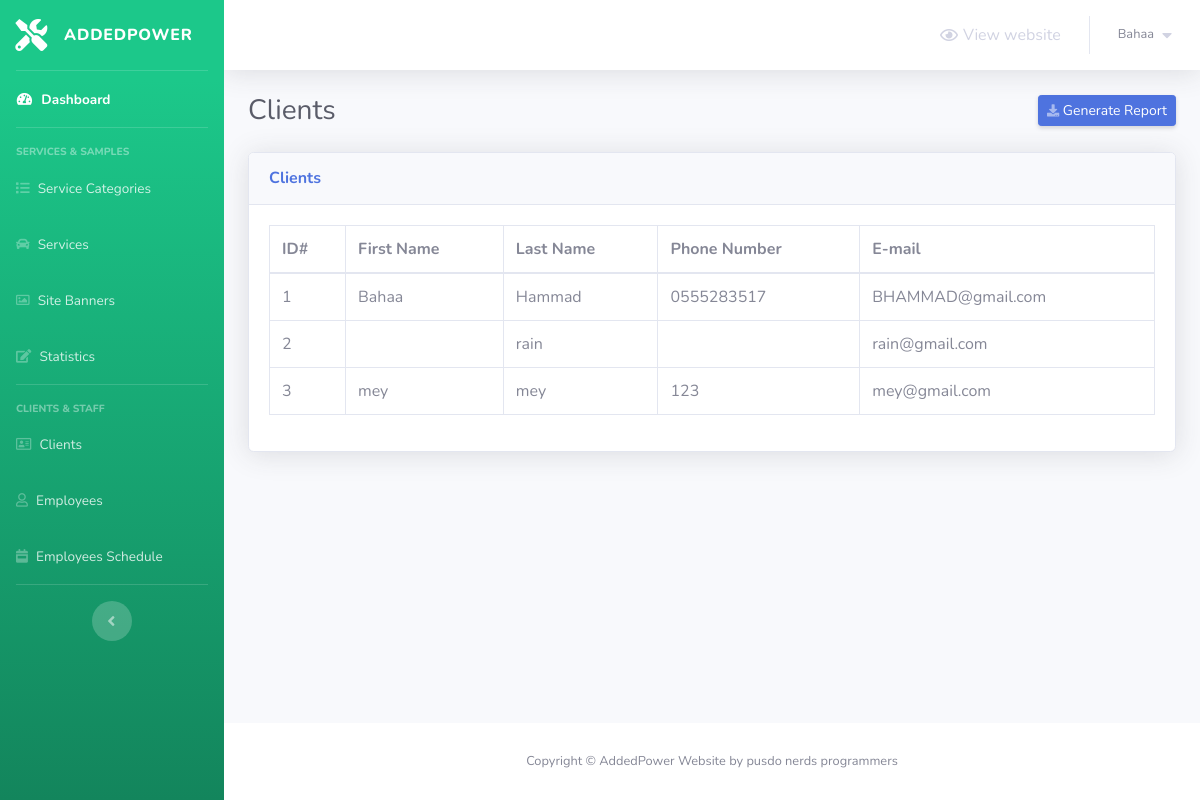
Screenshot of /admin/clients.php (signed in) with the database file from the repository.
### tables this page shows
CREATE TABLE `clients` (
  `client_id` int(5) NOT NULL,
  `first_name` varchar(30) NOT NULL,
  `last_name` varchar(30) NOT NULL,
  `phone_number` varchar(30) NOT NULL,
  `client_email` varchar(50) NOT NULL
);

### admin/clients.php (the view, shortened to what this page needs)
<?php
    include 'connect.php';
    include 'Includes/templates/header.php';
    if(isset($_SESSION['adminUsername']) && isset($_SESSION['adminPwd']))
    {
?>
        <div class="container-fluid">
            <div class="d-sm-flex align-items-center justify-content-between mb-4">
                <h1 class="h3 mb-0 text-gray-800">Clients</h1>
                <a href="#" class="d-none d-sm-inline-block btn btn-sm btn-primary shadow-sm">
                    <i class="fas fa-download fa-sm text-white-50"></i>
                    Generate Report
                </a>
            </div>
            <?php
                $stmt = $con->prepare("SELECT * FROM clients");
                $stmt->execute();
                $rows_clients = $stmt->fetchAll();
            ?>
            <div class="card shadow mb-4">
                <div class="card-header py-3">
                    <h6 class="m-0 font-weight-bold text-primary">Clients</h6>
                </div>
                <div class="card-body">
                    <div class="table-responsive">
                        <table class="table table-bordered">
                            <thead>
                                <tr>
                                    <th scope="col">ID#</th>
                                    <th scope="col">First Name</th>
                                    <th scope="col">Last Name</th>
                                    <th scope="col">Phone Number</th>
                                    <th scope="col">E-mail</th>
                                </tr>
                            </thead>
                            <tbody>
                                <?php
                                    foreach($rows_clients as $client)
                                    {
                                        echo "<tr>";
                                            echo "<td>";
                                                echo $client['client_id'];
                                            echo "</td>";
                                            echo "<td>";
                                                echo $client['first_name'];
                                            echo "</td>";
                                            echo "<td>";
                                                echo $client['last_name'];
                                            echo "</td>";
                                            echo "<td>";
                                                echo $client['phone_number'];
                                            echo "</td>";
                                            echo "<td>";
                                                echo $client['client_email'];
                                            echo "</td>";
                                        echo "</tr>";
                                    }
                                ?>
                            </tbody>
                        </table>
                    </div>
                </div>
            </div>
        </div>
<?php
        include 'Includes/templates/footer.php';
    }
    else
    {
        header('Location: login.php');
        exit();
    }
?>

### rows the page displays
clients: client_id "1", first_name "Bahaa", last_name "Hammad", phone_number "0555283517", client_email "BHAMMAD@gmail.com"
clients: client_id "2", last_name "rain", client_email "rain@gmail.com"
clients: client_id "3", first_name "mey", last_name "mey", phone_number "123", client_email "mey@gmail.com"

### other values shown
$_SESSION['adminUsername'] "Bahaa"
